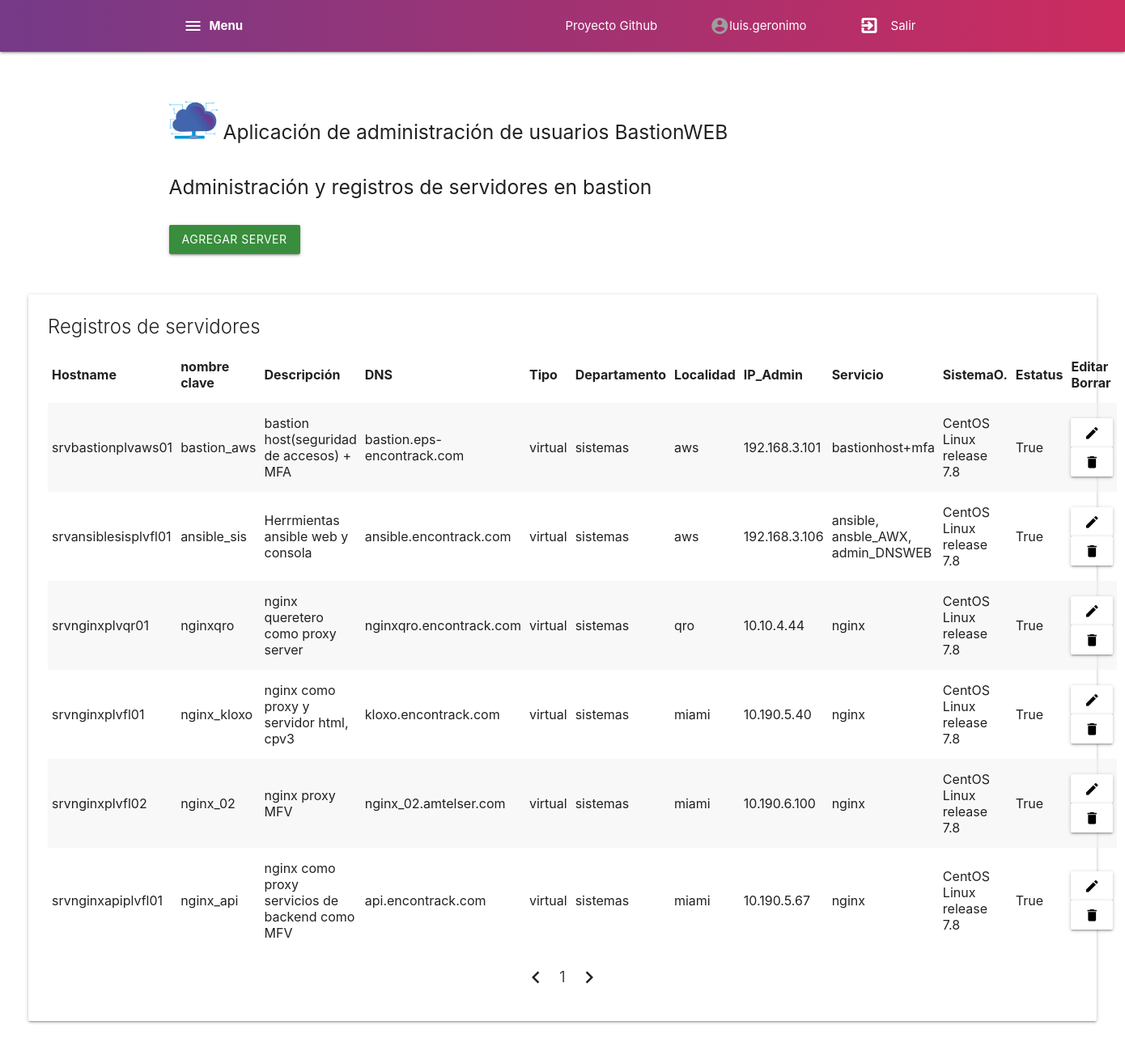
/servers (signed in), run on the app's committed database.
### app/models.py (models this page shows, shortened)
class Users(UserMixin, db.Model):
    __tablename__ = "users"
    id =  db.Column(db.Integer, primary_key=True, autoincrement=True)
    username =  db.Column(db.String(50), nullable=False)
    password =  db.Column(db.String(50), nullable=False)
    email =  db.Column(db.String(50), nullable=False)
    area =  db.Column(db.String(50), nullable=False)
    group =  db.Column(db.String(50), nullable=False)
    status =  db.Column(db.Boolean, default=False, nullable=False)
    web =  db.Column(db.Boolean, default=False, nullable=False)

class Servers(db.Model):
    __tablename__ = "servers"
    id =  db.Column(db.Integer, primary_key=True, autoincrement=True)
    hostname =  db.Column(db.String(50), nullable=False)
    namekey = db.Column(db.String(50), nullable=False)
    description =  db.Column(db.String(50), nullable=False)
    dns =  db.Column(db.String(50), nullable=False)
    tipe =  db.Column(db.String(50), nullable=False)
    department =  db.Column(db.String(50), nullable=False)
    localation =  db.Column(db.String(50), nullable=False)
    ipadmin =  db.Column(db.String(50), nullable=False)
    ipprod =  db.Column(db.String(50), nullable=False)
    service =  db.Column(db.String(50), nullable=False)
    hypervisor =  db.Column(db.String(50), nullable=False)
    os =  db.Column(db.String(50), nullable=False)
    ram =  db.Column(db.String(50), nullable=False)
    cpu =  db.Column(db.String(50), nullable=False)
    storage =  db.Column(db.String(50), nullable=False)
    active =  db.Column(db.Boolean, default=False, nullable=False)

### app/view/servers.py (the view)
@app.route('/servers', methods=['GET'], defaults={"page_num": 1})
@app.route('/servers/<int:page_num>', methods=['GET'])
@login_required
def servers(page_num):
    apiservers=db.session.query(Servers).paginate(per_page=10, page=page_num, error_out=True)
    logging.info('Access page servers')
    user = current_user.username
    queryuser = db.session.query(Users).filter(Users.username==user).first()
    mail = queryuser.email
    return render_template('servers.html', user=user, data=apiservers, mail=mail)

### main.py (called while the page is built)
@login_manager.user_loader
def load_user(id):
    return Users.query.get(id)

### app/templates/servers.html (shortened to what this page needs)
{% extends 'base/base.html' %}
{% block content %}
    <main>
        <div class="row">
            <div class="container">
                <h5>Administración y registros de servidores en bastion</h5><br>
                <form method="POST" action="/addserver">
                    <div class="form-field">
                        <button class="btn waves-effect waves-green green darken-2" type="submit" name="Submit">
                            Agregar server
                        </button>
                    </div>
                </form>
            </div>
        </div>
        <div class="row" style="margin: 35px;">
            <div class="card">
                <div class="card-content">
                    <span class="card-title">Registros de servidores</span>
                    <form action="/deleteserver" method="POST">
                        <table class="striped">
                            <thead>
                                <tr>
                                    <th>Hostname</th>
                                    <th>nombre clave</th>
                                    <th>Descripción</th>
                                    <th>DNS</th>
                                    <th>Tipo</th>
                                    <th>Departamento</th>
                                    <th>Localidad</th>
                                    <th>IP_Admin</th>
                                    <th>Servicio</th>
                                    <th>SistemaO.</th>
                                    <th>Estatus</th>
                                    <th>Editar Borrar</th>
                                </tr>
                            </thead>
                            <tbody>
                                {% for res in data.items %}
                                <tr>
                                    <td>{{res['hostname']}}</td>
                                    <td>{{res['namekey']}}</td>
                                    <td>{{res['description']}}</td>
                                    <td>{{res['dns']}}</td>
                                    <td>{{res['tipe']}}</td>
                                    <td>{{res['department']}}</td>
                                    <td>{{res['localation']}}</td>
                                    <td>{{res['ipadmin']}}</td>
                                    <td>{{res['service']}}</td>
                                    <td>{{res['os']}}</td>
                                    <td>{{res['active']}}</td>
                                    <td>
                                        <button class="btn white" type="submit"  formmethod="post" formaction="/editserver" name="update_button"  value="{{res['id']}}" >
                                            <i class="material-icons black-text">edit</i>
                                        </button>
                                        <button class="btn white" type="submit" name="id" onclick="return confirm('Are you sure to delete?')" value="{{res['id']}}">
                                            <i class="material-icons black-text">delete</i>
                                        </button>
                                    </td>
                                </tr>
                                {% endfor %}
                            </tbody>
                        </table>
                    </form>
                    <div class="center">
                        <ul class="pagination">
                        {% if data.has_prev %}
                            <li class="waves-effect"><a class="page-link" href="{{ url_for('servers', page_num=data.prev_num) }}"><i class="material-icons">chevron_left</i></a></li>
                        {% else %}
                            <li class="disabled"><span><i class="material-icons">chevron_left</i></span>
                        {% endif %}
                            </li>
                        {% for page in data.iter_pages(left_edge=3, right_edge=3) %}
                        {% if page %}
                        <li class="waves-effect"><a href="{{ url_for('servers', page_num=page) }}">{{ page }}</a></li>
                        {% else %}
                        <li class="disabled"><a href="#">…</a></li>
                        {% endif %}
                        {% endfor %}
                        {% if data.has_next %}
                            <li class="waves-effect"><a href="{{ url_for('servers', page_num=data.next_num) }}"><i class="material-icons">chevron_right</i></a></li>
                        {% else %}
                            <li class="disabled"><span><i class="material-icons">chevron_right</i></span>
                        {% endif %}
                        </ul>
                    </div>
                </div>
            </div>
        </div>
    </main>
{% endblock content %}

### app/templates/base/base.html (shortened to what this page needs)
<html>
  <head>
        <link type="text/css" rel="stylesheet" href="{{ url_for('static', filename='css/materialize.min.css' ) }}"  media="screen,projection"/>
        <link rel="stylesheet" href="{{ url_for('static', filename='css/style.css' ) }}">
  </head>
  <body>
        <div class="navbar-fixed">
            <nav class="navmain">
                <div class="nav-wrapper container">
                <a href="#menu" class="brand-logo sidenav-trigger show-on-large" data-target="menu-side"><i class="material-icons">menu</i></a><b style="margin-left: 50px;" class="left">Menu</b>
                <ul id="nav-mobile" class="right hide-on-med-and-down">
                    <li style="margin-right: 50px;"><a href="https://github.com/lgeronimoM/bastionweb">Proyecto Github</a></li>
                    <li><i class="material-icons grey-text">account_circle</i></li>
                    <li style="margin-right: 50px;">{{user}}</li>
                    <li><a href="/logout"><i class="material-icons darken-4"><b>exit_to_app</b></i></a></li>
                    <li style="margin-right: 50px;" class="left">Salir</li>
                </ul>
                </div>
            </nav>
        </div>
        <div class="container section">
            <h5><img class="responsive-img" src="{{ url_for('static', filename='img/logo.png' ) }}" style="width: 60px; margin-top: 10px;">
            Aplicación de administración de usuarios BastionWEB</h5>
        </div>
        {% block content %}
        {% endblock content %}
  </body>
</html>

### app/static/css/style.css (style rules this page uses)
.navmain { background: #cc2b5e; background: -webkit-linear-gradient(to right, #753a88, #cc2b5e); background: linear-gradient(to right, #753a88, #cc2b5e); }

### data on the page
Users: username "luis.geronimo"
Servers: hostname "srvbastionplvaws01", namekey "bastion_aws", description "bastion host(seguridad de accesos) + MFA", dns "bastion.eps-encontrack.com", tipe "virtual", department "sistemas", localation "aws", ipadmin "192.168.3.101", service "bastionhost+mfa", os "CentOS Linux release 7.8", active "True", {{ res['id'] }} 1 (drawn)
Servers: hostname "srvansiblesisplvfl01", namekey "ansible_sis", description "Herrmientas ansible web y consola", dns "ansible.encontrack.com", tipe "virtual", department "sistemas", localation "aws", ipadmin "192.168.3.106", service "ansible, ansble_AWX, admin_DNSWEB", os "CentOS Linux release 7.8", active "True", {{ res['id'] }} 2 (drawn)
Servers: hostname "srvnginxplvqr01", namekey "nginxqro", description "nginx queretero como proxy server", dns "nginxqro.encontrack.com", tipe "virtual", department "sistemas", localation "qro", ipadmin "10.10.4.44", service "nginx", os "CentOS Linux release 7.8", active "True", {{ res['id'] }} 3 (drawn)
Servers: hostname "srvnginxplvfl01", namekey "nginx_kloxo", description "nginx como proxy y servidor html, cpv3", dns "kloxo.encontrack.com", tipe "virtual", department "sistemas", localation "miami", ipadmin "10.190.5.40", service "nginx", os "CentOS Linux release 7.8", active "True", {{ res['id'] }} 4 (drawn)
Servers: hostname "srvnginxplvfl02", namekey "nginx_02", description "nginx proxy MFV", dns "nginx_02.amtelser.com", tipe "virtual", department "sistemas", localation "miami", ipadmin "10.190.6.100", service "nginx", os "CentOS Linux release 7.8", active "True", {{ res['id'] }} 5 (drawn)
Servers: hostname "srvnginxapiplvfl01", namekey "nginx_api", description "nginx como proxy servicios de backend como MFV", dns "api.encontrack.com", tipe "virtual", department "sistemas", localation "miami", ipadmin "10.190.5.67", service "nginx", os "CentOS Linux release 7.8", active "True", {{ res['id'] }} 6 (drawn)

### other printed values
{{ page }} "1"
